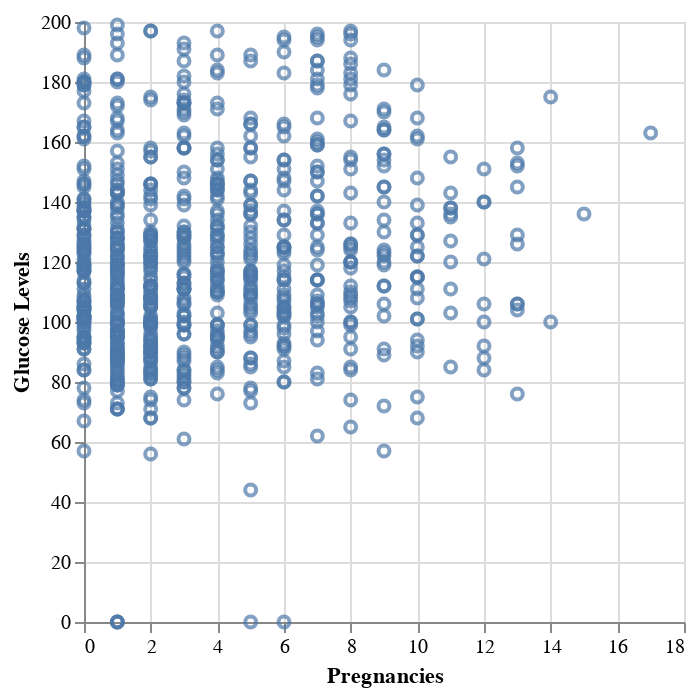

The notebook cell saved with this chart:
### Code cell
# 8. Pregnancies vs. Glucose Levels
chart8 = alt.Chart(data).mark_point().encode(
    x=alt.X('Pregnancies:Q', title='Pregnancies'),
    y=alt.Y('Glucose:Q', title='Glucose Levels')
)
chart8

### Figure 1 — Vega-Lite specification as saved in the notebook (floating-point values rounded to 4 significant figures; data arrays with more than 128 entries replaced by an {"elided": "..."} marker saying what was removed)
{"config": {"view": {"continuousWidth": 300, "continuousHeight": 300}}, "data": {"name": "data-73f83968e0868b089d34574f2bb868f3"}, "mark": {"type": "point"}, "encoding": {"x": {"field": "Pregnancies", "title": "Pregnancies", "type": "quantitative"}, "y": {"field": "Glucose", "title": "Glucose Levels", "type": "quantitative"}}, "$schema": "https://vega.github.io/schema/vega-lite/v5.17.0.json", "datasets": {"data-73f83968e0868b089d34574f2bb868f3": {"elided": "768 records"}}}
